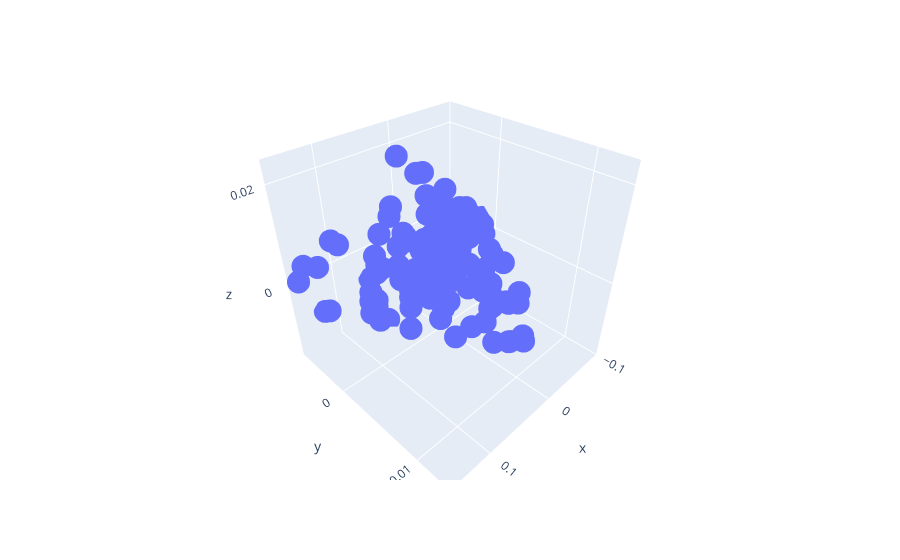

Notebook code for this chart:
### Code cell
import plotly.express as px
plt.figure(figsize=(20,10))
pc1=X_train[:,0]
pc3=X_train[:,1]
pc2=X_train[:,2]
px.scatter_3d(x=pc1,y=pc2,z=pc3)

### Figure 1 — Plotly figure (JSON) as saved in the notebook; plotly's stock layout.template omitted (floating-point values rounded to 4 significant figures; data arrays with more than 128 entries replaced by an {"elided": "..."} marker saying what was removed)
{"data": [{"hovertemplate": "x=%{x}<br>y=%{y}<br>z=%{z}<extra></extra>", "legendgroup": "", "marker": {"color": "#636efa", "symbol": "circle"}, "mode": "markers", "name": "", "scene": "scene", "showlegend": false, "type": "scatter3d", "x": {"elided": "142 float values"}, "y": {"elided": "142 float values"}, "z": {"elided": "142 float values"}}], "layout": {"legend": {"tracegroupgap": 0}, "margin": {"t": 60}, "scene": {"domain": {"x": [0, 1], "y": [0, 1]}, "xaxis": {"title": {"text": "x"}}, "yaxis": {"title": {"text": "y"}}, "zaxis": {"title": {"text": "z"}}}}}
